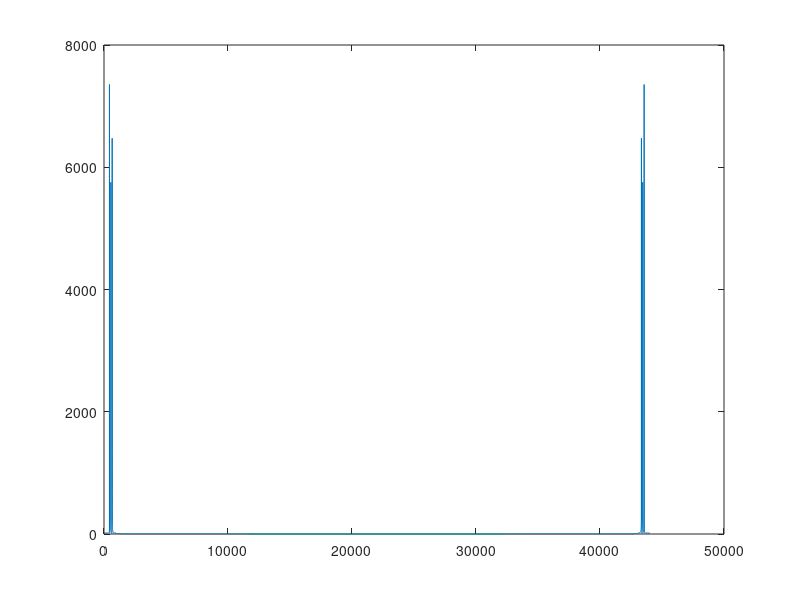

Source code (MATLAB):
clear all;close all;clc

%{
The Fourier Transform
%}
%%

Fs = 44000;         %Sampling freq. So There are Fs samples per second
t  = 0:1/Fs:1;      %One second, from t=0 to t=1, at samp freq Fs

freq = @(n) 440*2^((n-49)/12); %The freq of the nth piano key 

%Let's listen to a couple of notes. The note A at 440 Hz is the 49th
%piano key on an 88-key piano. So, freq(49) = 440. We can make matlab
%play this note at our sampling frequency, Fs, by making a sine wave

A_at_440 = sin(2*pi*freq(49)*t); %Construct a sine wave at 440 Hz

sound(A_at_440,Fs); %Play A_at_440 at sampling frequency Fs = 44000


%Now let's make a chord.

%An "A major triad" is played by pressing the 49th, 53rd and 56th keys 
%simulatneously on the piano.
Amajor = sin(2*pi*freq(49)*t) + sin(2*pi*freq(53)*t) + sin(2*pi*freq(56)*t);

%But now we've added 3 sine waves, with ranges in [-1, 1]. So A major
%now has values in [-3, 3]. The matlab sound(input,frequency) function 
%prefers that the input vector is normalized. That is, we should make 
%the largest absolute value in Amajor equal to 1. 

%Normalize it so it's not TOO LOUD
Amajor = Amajor/max(abs(Amajor(:))); %Divide by largest magnitude element.
                                     %Now, the largest value in Amajor is 1
%% Listen to it
sound(Amajor,Fs)

%Look at the freqs we used to construct the chord
freq1 = freq(49)
freq2 = freq(53)
freq3 = freq(56)

%% Take the fft

Amajor_FT = fft(Amajor);

freqAxis = Fs/length(Amajor)*(0:length(Amajor)-1);

plot(freqAxis,abs(Amajor_FT))

%Notice that these peaks occur at freq1 = 440, freq2 = 554 and 
%freq3 = 659


                                     
                                     
                                     
                                     
                                     
                                     
                                     
                                     
                                     
                                     
                                     
                                     
                                     
                                     
                                     